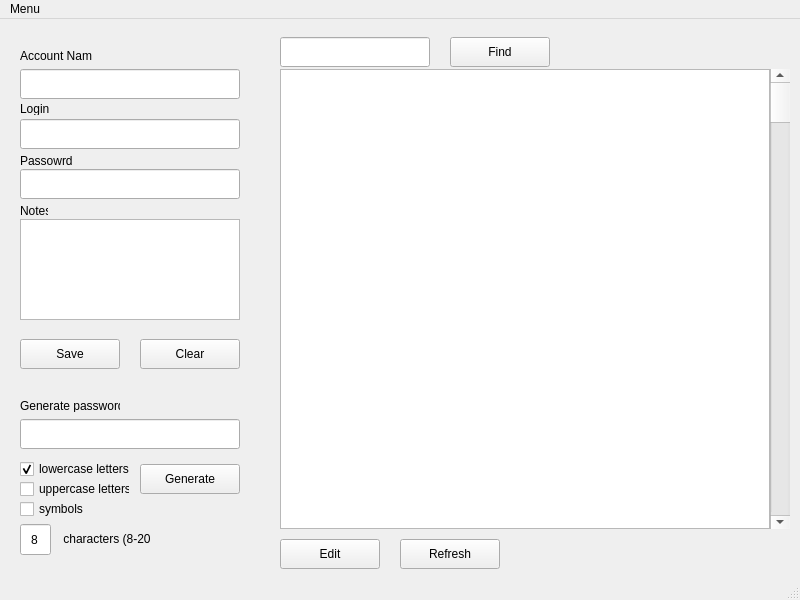
<?xml version="1.0" encoding="UTF-8"?>
<ui version="4.0">
 <class>MainWindow</class>
 <widget class="QMainWindow" name="MainWindow">
  <property name="geometry">
   <rect>
    <x>0</x>
    <y>0</y>
    <width>800</width>
    <height>600</height>
   </rect>
  </property>
  <property name="windowTitle">
   <string>Chest - safe place for your account</string>
  </property>
  <property name="windowIcon">
   <iconset>
    <normaloff>ikony chest/png/017-safe-box.png</normaloff>ikony chest/png/017-safe-box.png</iconset>
  </property>
  <property name="toolButtonStyle">
   <enum>Qt::ToolButtonIconOnly</enum>
  </property>
  <property name="unifiedTitleAndToolBarOnMac">
   <bool>false</bool>
  </property>
  <widget class="QWidget" name="centralwidget">
   <widget class="QTableView" name="tableView">
    <property name="geometry">
     <rect>
      <x>280</x>
      <y>50</y>
      <width>490</width>
      <height>460</height>
     </rect>
    </property>
   </widget>
   <widget class="QPushButton" name="pushButton_clear">
    <property name="geometry">
     <rect>
      <x>140</x>
      <y>320</y>
      <width>100</width>
      <height>30</height>
     </rect>
    </property>
    <property name="text">
     <string>Clear</string>
    </property>
    <property name="icon">
     <iconset>
      <normaloff>ikony chest/png/031-gloves.png</normaloff>ikony chest/png/031-gloves.png</iconset>
    </property>
   </widget>
   <widget class="QPushButton" name="pushButton_find">
    <property name="geometry">
     <rect>
      <x>450</x>
      <y>18</y>
      <width>100</width>
      <height>30</height>
     </rect>
    </property>
    <property name="text">
     <string>Find</string>
    </property>
    <property name="icon">
     <iconset>
      <normaloff>ikony chest/png/008-magnifying-glass.png</normaloff>ikony chest/png/008-magnifying-glass.png</iconset>
    </property>
   </widget>
   <widget class="QPushButton" name="pushButton_edit">
    <property name="geometry">
     <rect>
      <x>280</x>
      <y>520</y>
      <width>100</width>
      <height>30</height>
     </rect>
    </property>
    <property name="text">
     <string>Edit</string>
    </property>
    <property name="icon">
     <iconset>
      <normaloff>ikony chest/png/045-coins.png</normaloff>ikony chest/png/045-coins.png</iconset>
    </property>
   </widget>
   <widget class="QPushButton" name="pushButton_refresh">
    <property name="geometry">
     <rect>
      <x>400</x>
      <y>520</y>
      <width>100</width>
      <height>30</height>
     </rect>
    </property>
    <property name="text">
     <string>Refresh</string>
    </property>
   </widget>
   <widget class="QScrollBar" name="verticalScrollBar">
    <property name="geometry">
     <rect>
      <x>770</x>
      <y>50</y>
      <width>20</width>
      <height>460</height>
     </rect>
    </property>
    <property name="orientation">
     <enum>Qt::Vertical</enum>
    </property>
   </widget>
   <widget class="QPlainTextEdit" name="plainTextEdit_notes">
    <property name="geometry">
     <rect>
      <x>20</x>
      <y>200</y>
      <width>220</width>
      <height>101</height>
     </rect>
    </property>
    <property name="font">
     <font>
      <pointsize>9</pointsize>
     </font>
    </property>
    <property name="plainText">
     <string/>
    </property>
   </widget>
   <widget class="QLineEdit" name="lineEdit_account">
    <property name="geometry">
     <rect>
      <x>20</x>
      <y>50</y>
      <width>220</width>
      <height>30</height>
     </rect>
    </property>
    <property name="font">
     <font>
      <pointsize>9</pointsize>
     </font>
    </property>
    <property name="text">
     <string/>
    </property>
    <property name="maxLength">
     <number>100</number>
    </property>
   </widget>
   <widget class="QLineEdit" name="lineEdit_login">
    <property name="geometry">
     <rect>
      <x>20</x>
      <y>100</y>
      <width>220</width>
      <height>30</height>
     </rect>
    </property>
    <property name="font">
     <font>
      <pointsize>9</pointsize>
     </font>
    </property>
    <property name="maxLength">
     <number>100</number>
    </property>
   </widget>
   <widget class="QLineEdit" name="lineEdit_password">
    <property name="geometry">
     <rect>
      <x>20</x>
      <y>150</y>
      <width>220</width>
      <height>30</height>
     </rect>
    </property>
    <property name="font">
     <font>
      <pointsize>9</pointsize>
     </font>
    </property>
    <property name="inputMethodHints">
     <set>Qt::ImhHiddenText|Qt::ImhNoAutoUppercase|Qt::ImhNoPredictiveText|Qt::ImhSensitiveData</set>
    </property>
    <property name="text">
     <string/>
    </property>
    <property name="maxLength">
     <number>100</number>
    </property>
    <property name="echoMode">
     <enum>QLineEdit::Password</enum>
    </property>
   </widget>
   <widget class="QLabel" name="label_notes">
    <property name="geometry">
     <rect>
      <x>20</x>
      <y>185</y>
      <width>28</width>
      <height>13</height>
     </rect>
    </property>
    <property name="text">
     <string>Notes</string>
    </property>
   </widget>
   <widget class="QLabel" name="label_password">
    <property name="geometry">
     <rect>
      <x>20</x>
      <y>135</y>
      <width>52</width>
      <height>13</height>
     </rect>
    </property>
    <property name="text">
     <string>Passowrd</string>
    </property>
   </widget>
   <widget class="QLabel" name="label_login">
    <property name="geometry">
     <rect>
      <x>20</x>
      <y>83</y>
      <width>47</width>
      <height>13</height>
     </rect>
    </property>
    <property name="text">
     <string>Login</string>
    </property>
   </widget>
   <widget class="QLabel" name="label_account">
    <property name="geometry">
     <rect>
      <x>20</x>
      <y>30</y>
      <width>72</width>
      <height>13</height>
     </rect>
    </property>
    <property name="text">
     <string>Account Name</string>
    </property>
   </widget>
   <widget class="QPushButton" name="pushButton_save">
    <property name="geometry">
     <rect>
      <x>20</x>
      <y>320</y>
      <width>100</width>
      <height>30</height>
     </rect>
    </property>
    <property name="cursor">
     <cursorShape>PointingHandCursor</cursorShape>
    </property>
    <property name="text">
     <string>Save</string>
    </property>
    <property name="icon">
     <iconset>
      <normaloff>ikony chest/png/037-badge-1.png</normaloff>ikony chest/png/037-badge-1.png</iconset>
    </property>
   </widget>
   <widget class="QLineEdit" name="lineEdit_gen_password">
    <property name="geometry">
     <rect>
      <x>20</x>
      <y>400</y>
      <width>220</width>
      <height>30</height>
     </rect>
    </property>
    <property name="font">
     <font>
      <pointsize>9</pointsize>
     </font>
    </property>
    <property name="maxLength">
     <number>100</number>
    </property>
    <property name="clearButtonEnabled">
     <bool>false</bool>
    </property>
   </widget>
   <widget class="QLabel" name="label_5">
    <property name="geometry">
     <rect>
      <x>20</x>
      <y>380</y>
      <width>100</width>
      <height>13</height>
     </rect>
    </property>
    <property name="text">
     <string>Generate password</string>
    </property>
   </widget>
   <widget class="QCheckBox" name="checkBox_lowerletters">
    <property name="geometry">
     <rect>
      <x>20</x>
      <y>440</y>
      <width>110</width>
      <height>20</height>
     </rect>
    </property>
    <property name="autoFillBackground">
     <bool>false</bool>
    </property>
    <property name="text">
     <string>lowercase letters</string>
    </property>
    <property name="checked">
     <bool>true</bool>
    </property>
   </widget>
   <widget class="QCheckBox" name="checkBox_upperletters">
    <property name="geometry">
     <rect>
      <x>20</x>
      <y>460</y>
      <width>110</width>
      <height>20</height>
     </rect>
    </property>
    <property name="text">
     <string>uppercase letters</string>
    </property>
   </widget>
   <widget class="QCheckBox" name="checkBox_symbols">
    <property name="geometry">
     <rect>
      <x>20</x>
      <y>480</y>
      <width>110</width>
      <height>20</height>
     </rect>
    </property>
    <property name="text">
     <string>symbols</string>
    </property>
   </widget>
   <widget class="QLineEdit" name="lineEdit_find">
    <property name="geometry">
     <rect>
      <x>280</x>
      <y>18</y>
      <width>150</width>
      <height>30</height>
     </rect>
    </property>
   </widget>
   <widget class="QPushButton" name="pushButton_generate_password">
    <property name="geometry">
     <rect>
      <x>140</x>
      <y>445</y>
      <width>100</width>
      <height>30</height>
     </rect>
    </property>
    <property name="cursor">
     <cursorShape>PointingHandCursor</cursorShape>
    </property>
    <property name="text">
     <string>Generate</string>
    </property>
    <property name="icon">
     <iconset>
      <normaloff>ikony chest/png/028-key.png</normaloff>ikony chest/png/028-key.png</iconset>
    </property>
   </widget>
   <widget class="QLabel" name="label_6">
    <property name="geometry">
     <rect>
      <x>60</x>
      <y>510</y>
      <width>90</width>
      <height>20</height>
     </rect>
    </property>
    <property name="text">
     <string> characters (8-20)</string>
    </property>
   </widget>
   <widget class="QLineEdit" name="lineEdit_no_characters">
    <property name="geometry">
     <rect>
      <x>20</x>
      <y>505</y>
      <width>31</width>
      <height>31</height>
     </rect>
    </property>
    <property name="font">
     <font>
      <pointsize>9</pointsize>
     </font>
    </property>
    <property name="text">
     <string>8</string>
    </property>
    <property name="maxLength">
     <number>2</number>
    </property>
    <property name="alignment">
     <set>Qt::AlignCenter</set>
    </property>
   </widget>
  </widget>
  <widget class="QMenuBar" name="menubar">
   <property name="geometry">
    <rect>
     <x>0</x>
     <y>0</y>
     <width>800</width>
     <height>21</height>
    </rect>
   </property>
   <widget class="QMenu" name="menuMenu">
    <property name="title">
     <string>Menu</string>
    </property>
    <addaction name="actionNew_Account"/>
    <addaction name="actionEdit_Account"/>
    <addaction name="actionDelete_Account"/>
    <addaction name="actionChange_SuperPassword"/>
    <addaction name="separator"/>
    <addaction name="actionAbout"/>
    <addaction name="separator"/>
    <addaction name="actionClose_App"/>
   </widget>
   <addaction name="menuMenu"/>
  </widget>
  <widget class="QStatusBar" name="statusbar"/>
  <action name="actionNew_Account">
   <property name="icon">
    <iconset>
     <normaloff>ikony chest/png/001-detective.png</normaloff>ikony chest/png/001-detective.png</iconset>
   </property>
   <property name="text">
    <string>New Account</string>
   </property>
  </action>
  <action name="actionEdit_Account">
   <property name="icon">
    <iconset>
     <normaloff>ikony chest/png/004-dna.png</normaloff>ikony chest/png/004-dna.png</iconset>
   </property>
   <property name="text">
    <string>Edit Account</string>
   </property>
  </action>
  <action name="actionChange_SuperPassword">
   <property name="icon">
    <iconset>
     <normaloff>ikony chest/png/002-badge.png</normaloff>ikony chest/png/002-badge.png</iconset>
   </property>
   <property name="text">
    <string>Change SuperPassword</string>
   </property>
  </action>
  <action name="actionDelete_Account">
   <property name="icon">
    <iconset>
     <normaloff>ikony chest/png/005-gun.png</normaloff>ikony chest/png/005-gun.png</iconset>
   </property>
   <property name="text">
    <string>Delete Account</string>
   </property>
  </action>
  <action name="actionClose_App">
   <property name="icon">
    <iconset>
     <normaloff>ikony chest/png/016-handcuffs.png</normaloff>ikony chest/png/016-handcuffs.png</iconset>
   </property>
   <property name="text">
    <string>Close App</string>
   </property>
  </action>
  <action name="actionAbout">
   <property name="icon">
    <iconset>
     <normaloff>ikony chest/png/033-glasses.png</normaloff>ikony chest/png/033-glasses.png</iconset>
   </property>
   <property name="text">
    <string>About</string>
   </property>
  </action>
 </widget>
 <resources/>
 <connections/>
</ui>
